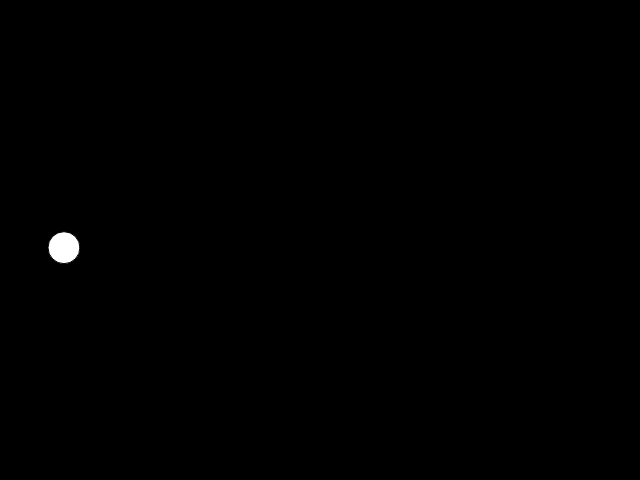
Frame 1 (no input)
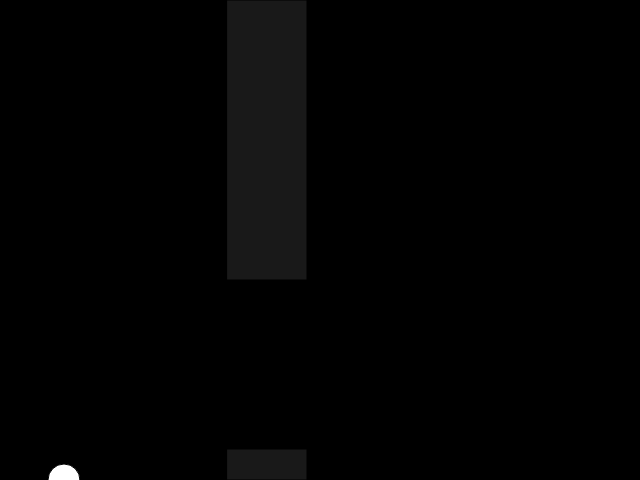
Frame 60 (no input)
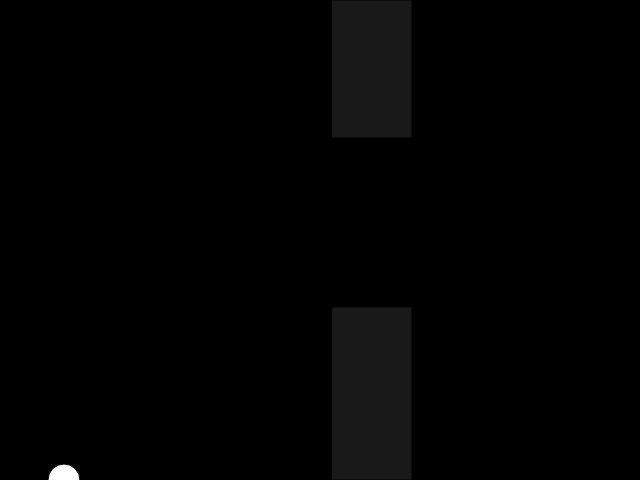
Frame 120 (the mouse pressed at the canvas centre since frame 60)

The p5.js sketch that drew these frames (run headless with seeded random() and noise() and a simulated clock; from frame 60 on, the mouse is pressed at the canvas centre):

// p5.js sketch
// ── sketch.js
var bird;
var pipes = [];

function setup() {
  createCanvas(640, 480);
  bird = new Bird();
  pipes.push(new Pipe());
}

function draw() {
  background(0);
  
  for (var i = pipes.length-1; i >= 0; i--) {
    pipes[i].show();
    pipes[i].update();
   
    if (pipes[i].hits(bird)) {
      console.log("HIT");
    }
    
    if (pipes[i].offscreen()) {
      pipes.splice(i, 1);
    }
  }
  
  bird.update();
  bird.show();
  
  if (frameCount % 75 == 0) {
   pipes.push(new Pipe()); 
  }  
}

function keyPressed() {
   if (key == ' ') {
    bird.up(); 
   }  
}

// ── Bird.js
function Bird() {
  this.y = height/2; 
  this.x = 64;
  
  this.gravity = 0.7;
  this.lift = -12;
  this.velocity = 7;
  
  this.show = function() {
     fill(255);
    ellipse(this.x, this.y, 32, 32);
  }
  this.up = function () {
   this.velocity += this.lift; 
  }
  
  this.update = function() {
   this.velocity += this.gravity;
    this.y += this.velocity;
    
    if (this.y > height) {
     this.y = height;
      this.velocity = 0;
    }
    if(this.y < 0) {
    this.y = 0;
    this.velocity = 0;  
    }
  }
 
}



// ── pipes.js
function Pipe() {
   this.spacing = 169;
   this.top = random(height / 6, 3 / 4 * height);
   this.bottom = height - (this.top + this.spacing);
   this.x = width;
   this.w = 80;
   this.speed = 7;
   this.highlight = false;
  
  this.hits = function(bird) {
   if (bird.y < this.top || bird.y >height - this.bottom) {
    if (bird.x > this.x && bird.x < this.x + this.w) {
    this.highlight = true;
      return true;
    }
   }
    this.highlight = false;
    return false;
  }
  
  this.show = function() {
   fill(25);
    if (this.highlight) {
       fill(69, 0, 0); 
    }
    rect(this.x, 0, this.w, this.top);
    rect(this.x, height-this.bottom, this.w, this.bottom);
  }
  
  this.update = function() {
   this.x -= this.speed; 
  }
  this.offscreen = function() {
   if (this.x < -this.w) {
   return true;  
   } else {
     return false;
   }
  }  
}
